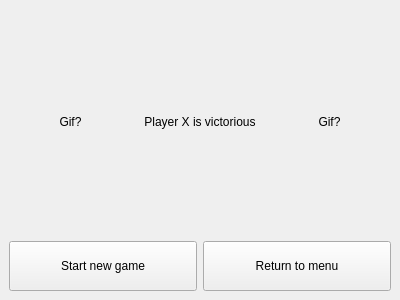
<?xml version="1.0" encoding="UTF-8"?>
<ui version="4.0">
 <class>MainWindow</class>
 <widget class="QMainWindow" name="MainWindow">
  <property name="geometry">
   <rect>
    <x>0</x>
    <y>0</y>
    <width>400</width>
    <height>300</height>
   </rect>
  </property>
  <property name="windowTitle">
   <string>MainWindow</string>
  </property>
  <widget class="QWidget" name="centralwidget">
   <layout class="QVBoxLayout" name="verticalLayout">
    <item>
     <layout class="QHBoxLayout" name="horizontalLayout_2">
      <item>
       <widget class="QLabel" name="gif">
        <property name="text">
         <string>Gif?</string>
        </property>
        <property name="alignment">
         <set>Qt::AlignCenter</set>
        </property>
       </widget>
      </item>
      <item>
       <widget class="QLabel" name="lTitle">
        <property name="text">
         <string>Player X is victorious</string>
        </property>
        <property name="alignment">
         <set>Qt::AlignCenter</set>
        </property>
       </widget>
      </item>
      <item>
       <widget class="QLabel" name="gif2">
        <property name="text">
         <string>Gif?</string>
        </property>
        <property name="alignment">
         <set>Qt::AlignCenter</set>
        </property>
       </widget>
      </item>
     </layout>
    </item>
    <item>
     <layout class="QHBoxLayout" name="horizontalLayout">
      <item>
       <widget class="QPushButton" name="pbnStartGame">
        <property name="minimumSize">
         <size>
          <width>0</width>
          <height>50</height>
         </size>
        </property>
        <property name="text">
         <string>Start new game</string>
        </property>
       </widget>
      </item>
      <item>
       <widget class="QPushButton" name="pbnReturntoMenu">
        <property name="sizePolicy">
         <sizepolicy hsizetype="Minimum" vsizetype="Fixed">
          <horstretch>0</horstretch>
          <verstretch>0</verstretch>
         </sizepolicy>
        </property>
        <property name="minimumSize">
         <size>
          <width>0</width>
          <height>50</height>
         </size>
        </property>
        <property name="text">
         <string>Return to menu</string>
        </property>
       </widget>
      </item>
     </layout>
    </item>
   </layout>
  </widget>
 </widget>
 <resources/>
 <connections/>
</ui>
